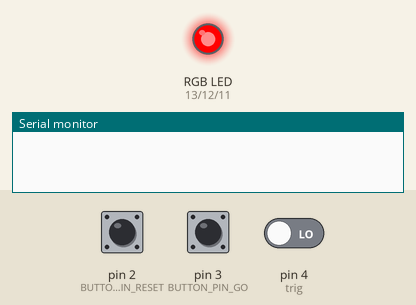
Bench run of a sketch on a simulated Arduino Uno, built with avr-gcc and run on an emulated ATmega328P. Parts: an RGB LED mixed from three pins (HIGH = lit), the last lines printed to the serial monitor. The test bench sets the inputs (shaded band); at power-on: pin 3 (BUTTON_PIN_GO) LOW, pin 2 (BUTTON_PIN_RESET) LOW, pin 4 (trig) LOW. Pins used as bus, display or sensor lines are not drawn.

Above: at 1.2 s.
1.3 s: pin 3 (BUTTON_PIN_GO) pulled HIGH for 1 s
At 4.7 s:
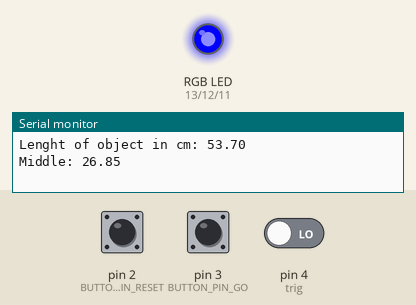
5.8 s: pin 2 (BUTTON_PIN_RESET) pulled HIGH for 1 s
At 9.1 s:
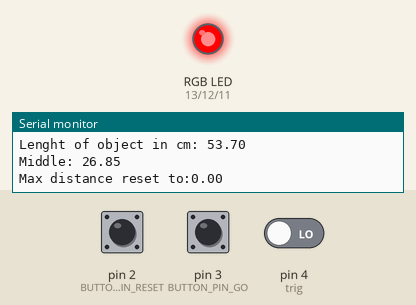
10.1 s: pin 3 (BUTTON_PIN_GO) pulled HIGH for 3.2 s
At 13.6 s:
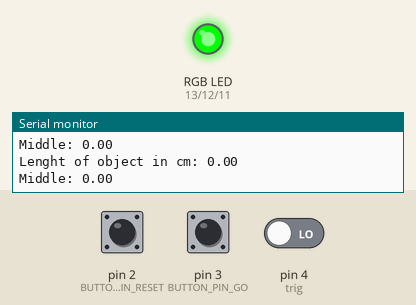
14.8 s: pin 2 (BUTTON_PIN_RESET) pulled HIGH for 3.2 s
At 17.6 s:
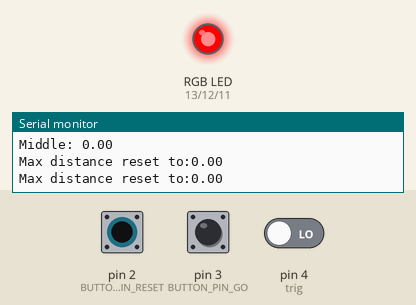
Timing chart, 0 to 19.1 s (numbered marks = the images above; inputs shaded):
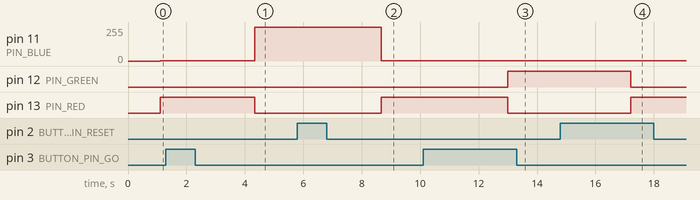

Measured:
- after the input at 1.3 s, pin 11 (PIN_BLUE): 1/255 → 255/255 after 3.0 s; pin 13 (PIN_RED): HIGH → LOW after 3.0 s
- after the input at 5.8 s, pin 11 (PIN_BLUE): 255/255 → 1/255 after 2.9 s; pin 13 (PIN_RED): LOW → HIGH after 2.9 s
- after the input at 10.1 s, pin 12 (PIN_GREEN): LOW → HIGH after 2.9 s; pin 13 (PIN_RED): HIGH → LOW after 2.9 s
- after the input at 14.8 s, pin 12 (PIN_GREEN): HIGH → LOW after 2.4 s; pin 13 (PIN_RED): LOW → HIGH after 2.4 s

The sketch:

Code.ino
```cpp
// C++ code
//
const int echo = 7;
const int trig = 4;
const int PIN_RED   = 13;
const int PIN_GREEN = 12;
const int PIN_BLUE  = 11;
const int BUTTON_PIN_GO = 3;
const int BUTTON_PIN_RESET = 2;

float MAX_DISTANCE = 53.7;
float MIN_DISTANCE = 0;
float JUMP = 8.1;

int StartingColor = 1;
int SetDistance = 0;
int Reset = 0;
int FindMiddle = 0;
float interval = 0;
float duration = 0;
float distance = 0;
float lenght = 0;
float middle = 0;
int R = 1;
int G = 1;
int B = 1;

void setup()
{
  pinMode(PIN_RED,   OUTPUT);
  pinMode(PIN_GREEN, OUTPUT);
  pinMode(PIN_BLUE,  OUTPUT);
  pinMode(trig, INPUT);
  pinMode(echo, OUTPUT);
  pinMode(BUTTON_PIN_GO, INPUT);
  pinMode(BUTTON_PIN_RESET, INPUT);
  Serial.begin(9600);
}

void loop() {
  StartingColor = 1;
  delay(100);
  digitalWrite(echo, HIGH);
  delay(10);
  digitalWrite(echo, LOW);
  duration = pulseIn(trig, HIGH);
  distance = (duration/2) / 28.5;

  SetDistance = digitalRead(BUTTON_PIN_GO);
  Reset = digitalRead(BUTTON_PIN_RESET);

  if(FindMiddle == 1){
    interval = MAX_DISTANCE - distance;
    StartingColor = interval * JUMP;
    if(interval > middle - 0.5 && interval < middle + 0.5 ){
      setColor(1,255,1);
    }
    else if(interval > MIN_DISTANCE && interval < middle - 0.5){
      // R = 256 - StartingColor;
      // G = 1;
      // B = StartingColor;
      setColor(255 ,1 ,1 );
    }
    else if(interval > middle + 0.5 ) {
      // R = StartingColor;
      // G = 1;
      // B = 256-StartingColor;
      setColor(1 ,1 ,255 );
    }
    else{
        setColor(255,1,1);
    }
  }
  else {
    setColor(255,1,1);
  }

  if(SetDistance == 1){
    MIN_DISTANCE = distance;
    FindMiddle = 1;
    Serial.print("Lenght of object in cm: ");
    lenght = MAX_DISTANCE - MIN_DISTANCE;
    Serial.println(lenght);
    Serial.print("Middle: ");
    middle = lenght/2;
    JUMP = 510/middle;
    Serial.println(middle);
    Serial.println();
    delay(1000);
  }

  if(Reset == 1){
    MAX_DISTANCE = distance;
    FindMiddle = 0;
    Serial.print("Max distance reset to:");
    Serial.println(MAX_DISTANCE);
    Serial.println();
    delay(1000);
  }
}

void setColor(int R, int G, int B) {
  analogWrite(PIN_RED,   R);
  analogWrite(PIN_GREEN, G);
  analogWrite(PIN_BLUE,  B);
}
```
